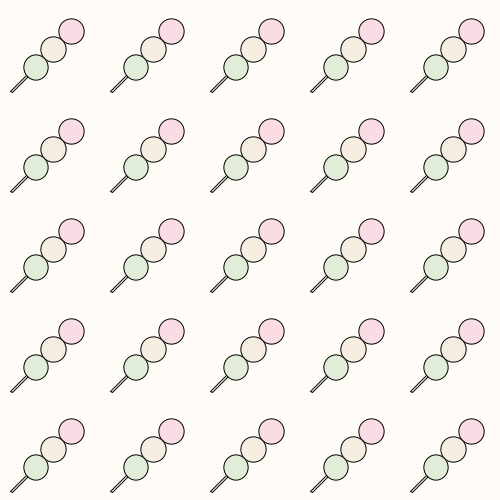
Frame 1 (no input)
Frame 60 (the mouse pressed at the canvas centre just before this capture): identical to frame 1, image omitted
Frame 120 (the mouse held since frame 60 and released just before this capture): identical to frame 1, image omitted

The Processing sketch that drew this single still picture (run headless with seeded random() and noise(); from frame 60 on, the mouse is pressed at the canvas centre):

// Processing sketch: Exercise3_2FreePattern1CarolineYau
// ── Exercise3_2FreePattern1CarolineYau.pde
//Caroline Yau
//Exercise 3.2 Free Patterns

//1. Dangos

color c[] = {color(245, 233, 225), color(250, 220, 229), color(245, 238, 225), color(225, 237, 216), color(255)};
void setup(){
  size (500, 500);
}

void draw(){
  background(255, 252, 247);
  smooth();
  for (int j=0; j<5; j++){
    for(int i=0; i<5; i++){
      pushMatrix();
      translate(75+i*100, 0+j*100);
      rotate(radians(45));
      fill(c[0]);
      rect(19, 80, 2, 30);
      fill(c[1]);
      ellipse(20, 25, 25, 25);
      fill(c[2]);
      ellipse(20, 50, 25, 25);
      fill(c[3]);
      ellipse(20, 75, 25, 25);
      popMatrix();
    }
  }
}
